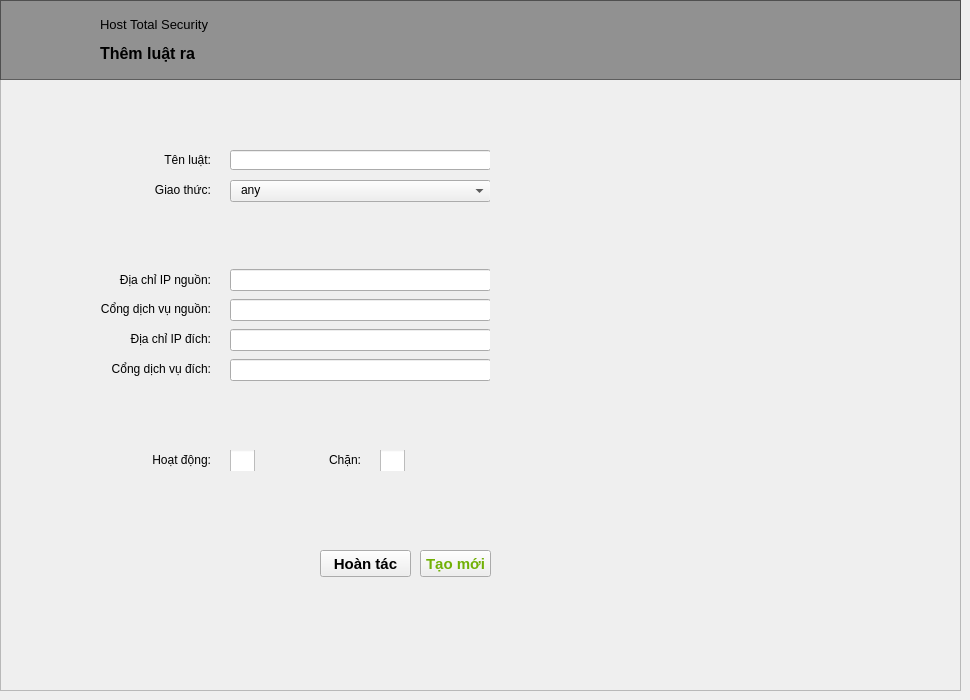
    <widget class="QWidget" name="page_16">
     <widget class="QFrame" name="frame_15">
      <property name="geometry">
       <rect>
        <x>0</x>
        <y>0</y>
        <width>961</width>
        <height>691</height>
       </rect>
      </property>
      <property name="frameShape">
       <enum>QFrame::StyledPanel</enum>
      </property>
      <property name="frameShadow">
       <enum>QFrame::Raised</enum>
      </property>
      <widget class="QFrame" name="back16">
       <property name="geometry">
        <rect>
         <x>0</x>
         <y>0</y>
         <width>961</width>
         <height>80</height>
        </rect>
       </property>
       <property name="styleSheet">
        <string notr="true">#back16{
background: rgba(51,51,51,0.5);
}</string>
       </property>
       <property name="frameShape">
        <enum>QFrame::StyledPanel</enum>
       </property>
       <property name="frameShadow">
        <enum>QFrame::Raised</enum>
       </property>
       <widget class="QLabel" name="back_to_outRule">
        <property name="geometry">
         <rect>
          <x>20</x>
          <y>10</y>
          <width>60</width>
          <height>60</height>
         </rect>
        </property>
        <property name="cursor">
         <cursorShape>PointingHandCursor</cursorShape>
        </property>
        <property name="text">
         <string/>
        </property>
        <property name="pixmap">
         <pixmap>icon/arrowhead_left.png</pixmap>
        </property>
       </widget>
       <widget class="QLabel" name="label_82">
        <property name="geometry">
         <rect>
          <x>100</x>
          <y>10</y>
          <width>191</width>
          <height>61</height>
         </rect>
        </property>
        <property name="text">
         <string>&lt;html&gt;&lt;head/&gt;&lt;body&gt;&lt;p&gt;&lt;span style=&quot; font-size:10pt;&quot;&gt;Host Total Security&lt;/span&gt;&lt;/p&gt;&lt;p&gt;&lt;span style=&quot; font-size:12pt; font-weight:600;&quot;&gt;Thêm luật ra&lt;/span&gt;&lt;/p&gt;&lt;/body&gt;&lt;/html&gt;</string>
        </property>
       </widget>
      </widget>
      <widget class="QWidget" name="widget_15" native="true">
       <property name="geometry">
        <rect>
         <x>30</x>
         <y>100</y>
         <width>461</width>
         <height>491</height>
        </rect>
       </property>
       <widget class="QPushButton" name="create_out_rule">
        <property name="geometry">
         <rect>
          <x>390</x>
          <y>450</y>
          <width>71</width>
          <height>27</height>
         </rect>
        </property>
        <property name="cursor">
         <cursorShape>PointingHandCursor</cursorShape>
        </property>
        <property name="styleSheet">
         <string notr="true">QPushButton {
color: #71b005;
font-size: 11pt;
font-weight: bold;
}

QPushButton::hover {
font-size: 12pt;
}</string>
        </property>
        <property name="text">
         <string>Tạo mới</string>
        </property>
       </widget>
       <widget class="QPushButton" name="restore_new_rule2">
        <property name="geometry">
         <rect>
          <x>290</x>
          <y>450</y>
          <width>91</width>
          <height>27</height>
         </rect>
        </property>
        <property name="cursor">
         <cursorShape>PointingHandCursor</cursorShape>
        </property>
        <property name="styleSheet">
         <string notr="true">QPushButton {
font-size: 11pt;
font-weight: bold;
}

QPushButton::hover {
font-size: 12pt;
}</string>
        </property>
        <property name="text">
         <string>Hoàn tác</string>
        </property>
       </widget>
       <widget class="QWidget" name="widget_30" native="true">
        <property name="geometry">
         <rect>
          <x>0</x>
          <y>40</y>
          <width>460</width>
          <height>91</height>
         </rect>
        </property>
        <property name="styleSheet">
         <string notr="true">#widget_001 {
border-bottom: 1px solid rgba(255,255,255,0.1);
}</string>
        </property>
        <widget class="QLabel" name="label_176">
         <property name="geometry">
          <rect>
           <x>10</x>
           <y>40</y>
           <width>171</width>
           <height>20</height>
          </rect>
         </property>
         <property name="text">
          <string>&lt;html&gt;&lt;head/&gt;&lt;body&gt;&lt;p align=&quot;right&quot;&gt;Giao thức:&lt;/p&gt;&lt;/body&gt;&lt;/html&gt;</string>
         </property>
        </widget>
        <widget class="QLabel" name="label_183">
         <property name="geometry">
          <rect>
           <x>10</x>
           <y>10</y>
           <width>171</width>
           <height>20</height>
          </rect>
         </property>
         <property name="text">
          <string>&lt;html&gt;&lt;head/&gt;&lt;body&gt;&lt;p align=&quot;right&quot;&gt;Tên luật:&lt;/p&gt;&lt;/body&gt;&lt;/html&gt;</string>
         </property>
        </widget>
        <widget class="QComboBox" name="protocol_2">
         <property name="geometry">
          <rect>
           <x>200</x>
           <y>40</y>
           <width>261</width>
           <height>22</height>
          </rect>
         </property>
         <property name="cursor">
          <cursorShape>PointingHandCursor</cursorShape>
         </property>
         <property name="styleSheet">
          <string notr="true">QComboBox {
padding-left: 10px;
padding-bottom: 2px;
}</string>
         </property>
         <item>
          <property name="text">
           <string>any</string>
          </property>
         </item>
         <item>
          <property name="text">
           <string>tcp</string>
          </property>
         </item>
         <item>
          <property name="text">
           <string>udp</string>
          </property>
         </item>
         <item>
          <property name="text">
           <string>icmpv4</string>
          </property>
         </item>
         <item>
          <property name="text">
           <string>icmpv6</string>
          </property>
         </item>
        </widget>
        <widget class="QLineEdit" name="add_rule_out_name">
         <property name="geometry">
          <rect>
           <x>200</x>
           <y>10</y>
           <width>261</width>
           <height>20</height>
          </rect>
         </property>
        </widget>
       </widget>
       <widget class="QWidget" name="widget_31" native="true">
        <property name="geometry">
         <rect>
          <x>0</x>
          <y>150</y>
          <width>460</width>
          <height>161</height>
         </rect>
        </property>
        <property name="styleSheet">
         <string notr="true">#widget_002 {
border-bottom: 1px solid rgba(255,255,255,0.1);
}</string>
        </property>
        <widget class="QLabel" name="label_192">
         <property name="geometry">
          <rect>
           <x>10</x>
           <y>20</y>
           <width>171</width>
           <height>20</height>
          </rect>
         </property>
         <property name="text">
          <string>&lt;html&gt;&lt;head/&gt;&lt;body&gt;&lt;p align=&quot;right&quot;&gt;Địa chỉ IP nguồn:&lt;/p&gt;&lt;/body&gt;&lt;/html&gt;</string>
         </property>
        </widget>
        <widget class="QLabel" name="label_193">
         <property name="geometry">
          <rect>
           <x>10</x>
           <y>109</y>
           <width>171</width>
           <height>20</height>
          </rect>
         </property>
         <property name="text">
          <string>&lt;html&gt;&lt;head/&gt;&lt;body&gt;&lt;p align=&quot;right&quot;&gt;Cổng dịch vụ đích:&lt;/p&gt;&lt;/body&gt;&lt;/html&gt;</string>
         </property>
        </widget>
        <widget class="QLabel" name="label_194">
         <property name="geometry">
          <rect>
           <x>10</x>
           <y>49</y>
           <width>171</width>
           <height>20</height>
          </rect>
         </property>
         <property name="text">
          <string>&lt;html&gt;&lt;head/&gt;&lt;body&gt;&lt;p align=&quot;right&quot;&gt;Cổng dịch vụ nguồn:&lt;/p&gt;&lt;/body&gt;&lt;/html&gt;</string>
         </property>
        </widget>
        <widget class="QLabel" name="label_195">
         <property name="geometry">
          <rect>
           <x>10</x>
           <y>79</y>
           <width>171</width>
           <height>20</height>
          </rect>
         </property>
         <property name="text">
          <string>&lt;html&gt;&lt;head/&gt;&lt;body&gt;&lt;p align=&quot;right&quot;&gt;Địa chỉ IP đích:&lt;/p&gt;&lt;/body&gt;&lt;/html&gt;</string>
         </property>
        </widget>
        <widget class="QLineEdit" name="source_port_2">
         <property name="geometry">
          <rect>
           <x>200</x>
           <y>49</y>
           <width>261</width>
           <height>22</height>
          </rect>
         </property>
         <property name="styleSheet">
          <string notr="true"/>
         </property>
        </widget>
        <widget class="QLineEdit" name="destinationip_ip_2">
         <property name="geometry">
          <rect>
           <x>200</x>
           <y>79</y>
           <width>261</width>
           <height>22</height>
          </rect>
         </property>
        </widget>
        <widget class="QLineEdit" name="source_ip_2">
         <property name="geometry">
          <rect>
           <x>200</x>
           <y>19</y>
           <width>261</width>
           <height>22</height>
          </rect>
         </property>
         <property name="styleSheet">
          <string notr="true"/>
         </property>
        </widget>
        <widget class="QLineEdit" name="destinationip_port_2">
         <property name="geometry">
          <rect>
           <x>200</x>
           <y>109</y>
           <width>261</width>
           <height>22</height>
          </rect>
         </property>
        </widget>
       </widget>
       <widget class="QWidget" name="widget_32" native="true">
        <property name="geometry">
         <rect>
          <x>0</x>
          <y>320</y>
          <width>460</width>
          <height>131</height>
         </rect>
        </property>
        <widget class="QLabel" name="label_196">
         <property name="geometry">
          <rect>
           <x>240</x>
           <y>30</y>
           <width>91</width>
           <height>20</height>
          </rect>
         </property>
         <property name="text">
          <string>&lt;html&gt;&lt;head/&gt;&lt;body&gt;&lt;p align=&quot;right&quot;&gt;Chặn:&lt;/p&gt;&lt;/body&gt;&lt;/html&gt;</string>
         </property>
        </widget>
        <widget class="QCheckBox" name="status_2">
         <property name="geometry">
          <rect>
           <x>200</x>
           <y>30</y>
           <width>31</width>
           <height>21</height>
          </rect>
         </property>
         <property name="styleSheet">
          <string notr="true">QCheckBox::indicator {
    width: 25px;
    height: 25px;

}
</string>
         </property>
         <property name="text">
          <string/>
         </property>
        </widget>
        <widget class="QLabel" name="label_197">
         <property name="geometry">
          <rect>
           <x>10</x>
           <y>30</y>
           <width>171</width>
           <height>20</height>
          </rect>
         </property>
         <property name="text">
          <string>&lt;html&gt;&lt;head/&gt;&lt;body&gt;&lt;p align=&quot;right&quot;&gt;Hoạt động:&lt;/p&gt;&lt;/body&gt;&lt;/html&gt;</string>
         </property>
        </widget>
        <widget class="QLabel" name="error_add_rule_2">
         <property name="geometry">
          <rect>
           <x>200</x>
           <y>100</y>
           <width>261</width>
           <height>17</height>
          </rect>
         </property>
         <property name="styleSheet">
          <string notr="true">QLabel{
text-align: right;
}</string>
         </property>
         <property name="text">
          <string/>
         </property>
        </widget>
        <widget class="QCheckBox" name="action_2">
         <property name="geometry">
          <rect>
           <x>350</x>
           <y>30</y>
           <width>31</width>
           <height>21</height>
          </rect>
         </property>
         <property name="styleSheet">
          <string notr="true">QCheckBox::indicator {
    width: 25px;
    height: 25px;

}
</string>
         </property>
         <property name="text">
          <string/>
         </property>
        </widget>
       </widget>
      </widget>
     </widget>
    </widget>
